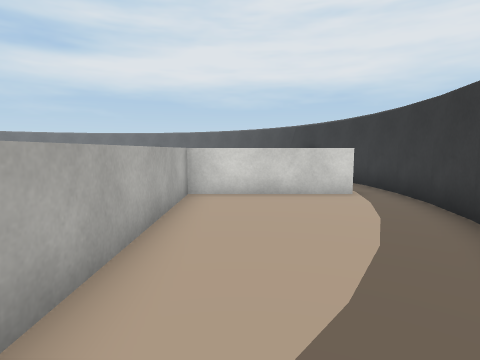
[1] (above)

23 first-person views from a walk through a 3-D level made in the Unity game engine. The camera is 1.2 m above the floor, tilts 6° down and sees 80° across. The floor is counted in squares, 1 m on a side. Each view is taken from the middle of a square. On the plan, view 1 faces up. The plan holds only what a view shows up to about 13 squares ahead; the rest is blank. Some surface patterns are stand-ins.

[2]
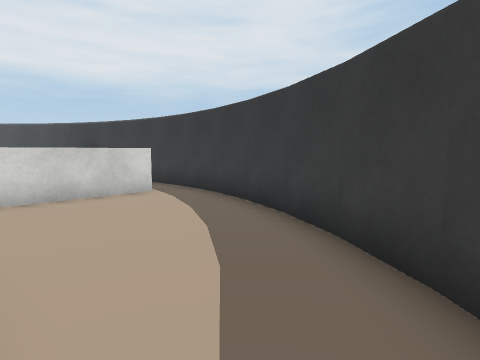

[3]
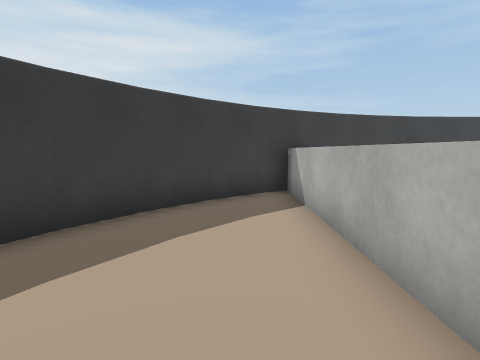

[4]
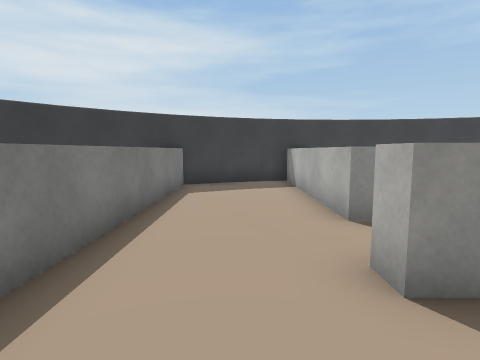

[5]
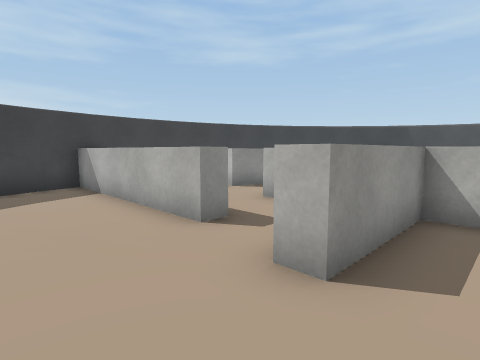

[6]
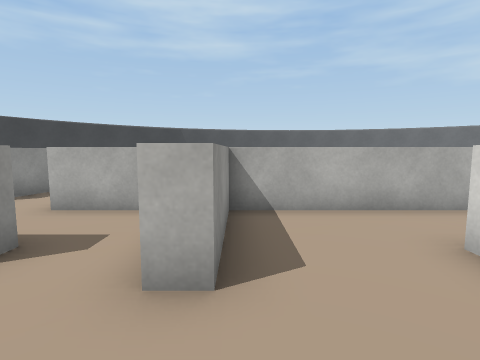

[7]
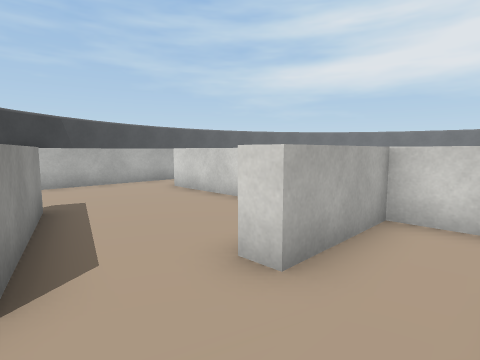

[8]
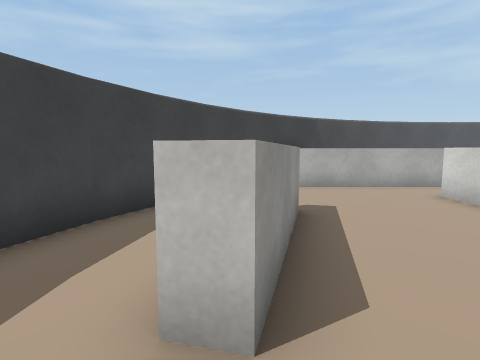

[9]
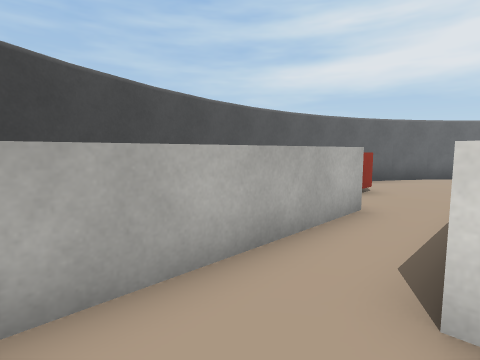

[10]
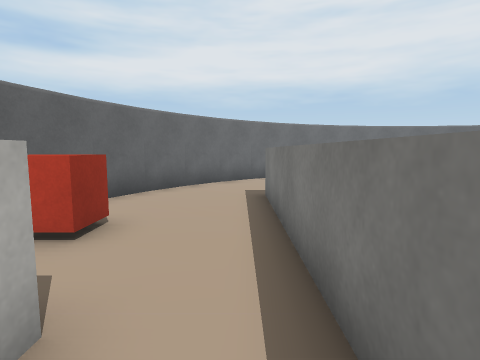

[11]
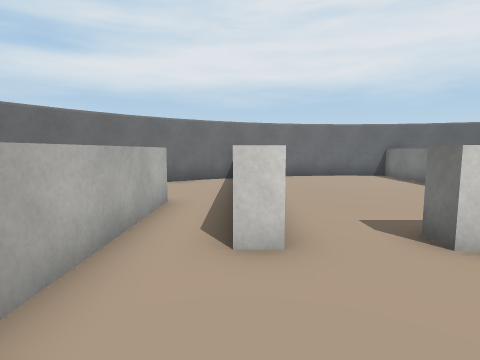

[12]
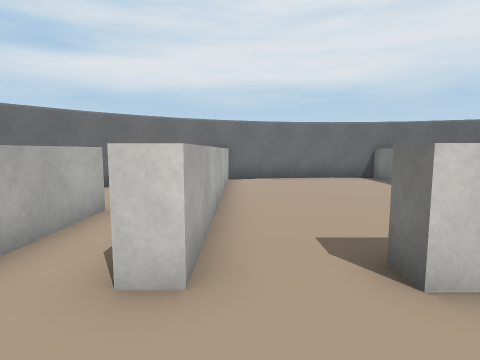

[13]
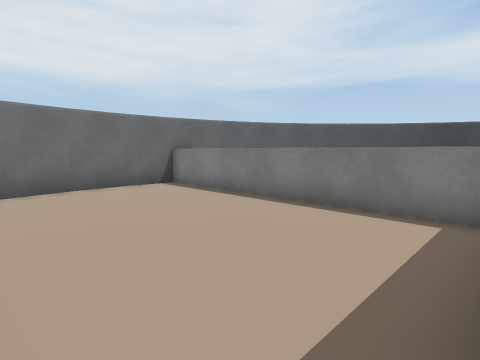

[14]
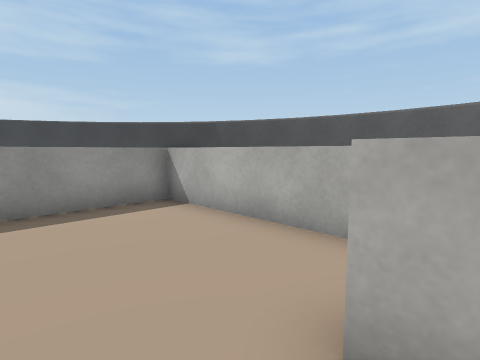

[15]
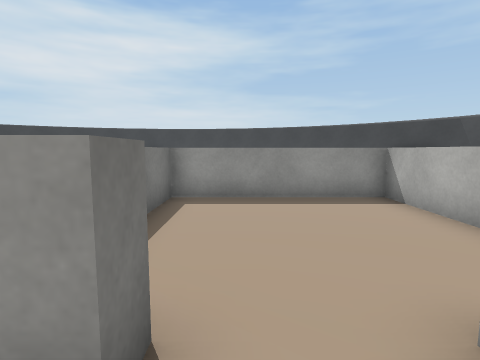

[16]
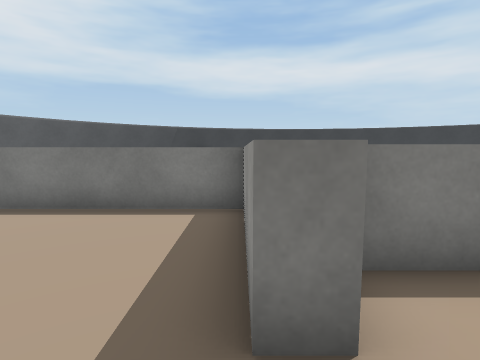

[17]
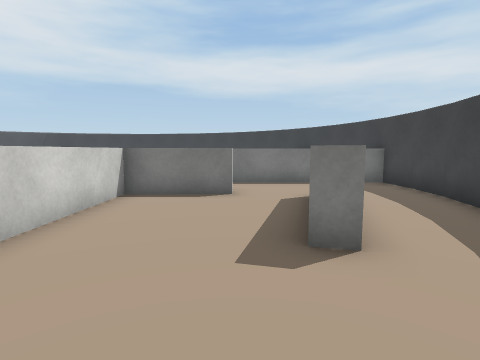

[18]
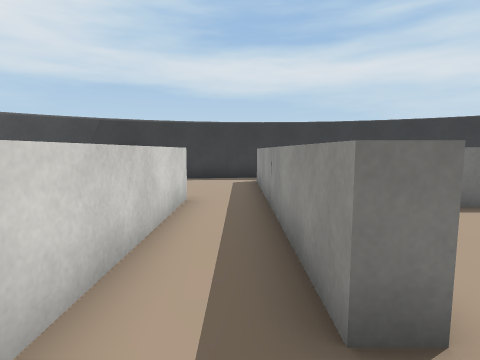

[19]
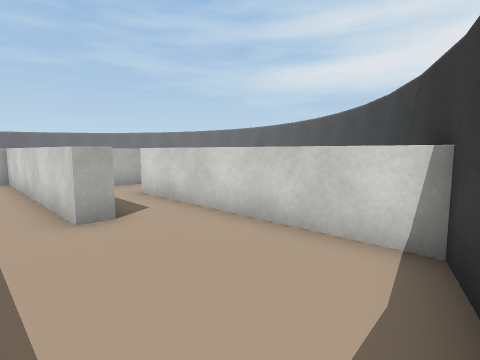

[20]
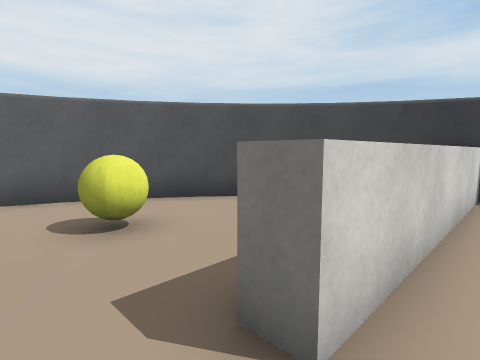

[21]
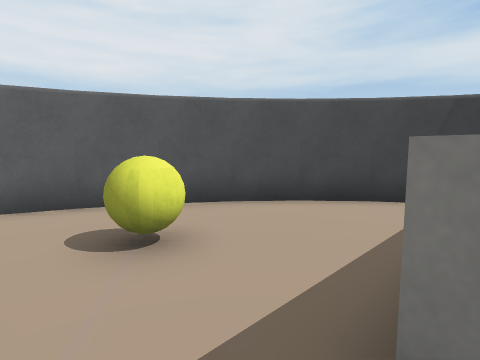

[22]
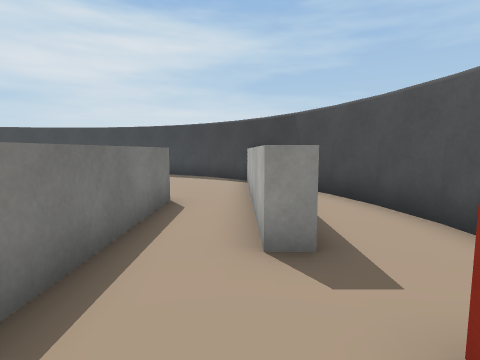

[23]
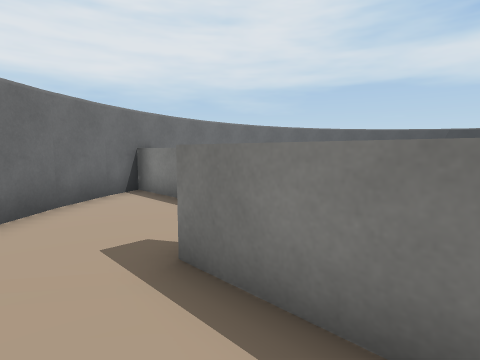

### Floor plan
Key: @ floor where view 1 was taken; # wall or solid block; . floor; ^ raised ledge; C red cube; B ball.
Columns run from 21 left of view 1 to 5 right of it. Each row starts with its distance up from view 1.
 21            #####
 20         ####...#####
 19       ##^......^...##
 18     ###.^......^....###
 17    ##...^......^..B...##
 16    #....^......^.BB....#
 15   ##....^......^.......##
 14  ##.....^......^......  #
 13  #....^.^......^..^^^^^^^#
 12  #....^.^......^.........#
 11  #....^.^..^^^^^^^^^^....#
 10 ##CC..^.....^............##
  9 #.....^.....^.............#
  8 #.....^.....^..^^^^^^^^^^.#
  7 #..^..^.....^..... ^......#
  6 ##.^..^.....^......^.....##
  5  #.^..^^^^^^^^^^...^.....#
  4  #.^..^^^^^^^^^^...^.....#
  3  #.^........^......^.....#
  2  ##^........^..^...^....##
  1   ##........^..^...^...##
  0    #....^^.....^...^.@.#
 -1    ##....^^^...^...^..##
 -2     ###......  ^...^###
 -3       ##...... ^...##
 -4        #####...#####
 -5            #####

Where each view was taken, in squares from view 1:
view 1: 0 up, 0 right, facing up
view 2: 0 up, 1 left, facing up-right
view 3: 6 up, 0 right, facing down
view 4: 7 up, 4 left, facing down
view 5: 6 up, 3 left, facing down-left
view 6: 5 up, 3 left, facing left
view 7: 1 down, 7 left, facing up-left
view 8: 1 down, 8 left, facing left
view 9: 2 up, 15 left, facing up-left
view 10: 6 up, 16 left, facing up
view 11: 7 up, 13 left, facing up
view 12: 8 up, 12 left, facing up
view 13: 11 up, 12 left, facing up-right
view 14: 11 up, 11 left, facing down-left
view 15: 12 up, 11 left, facing down
view 16: 11 up, 12 left, facing right
view 17: 1 up, 17 left, facing right
view 18: 9 up, 8 left, facing right
view 19: 9 up, 4 right, facing up-left
view 20: 12 up, 5 left, facing up-right
view 21: 13 up, 5 left, facing up-right
view 22: 11 up, 17 left, facing down
view 23: 11 up, 17 left, facing up-right
